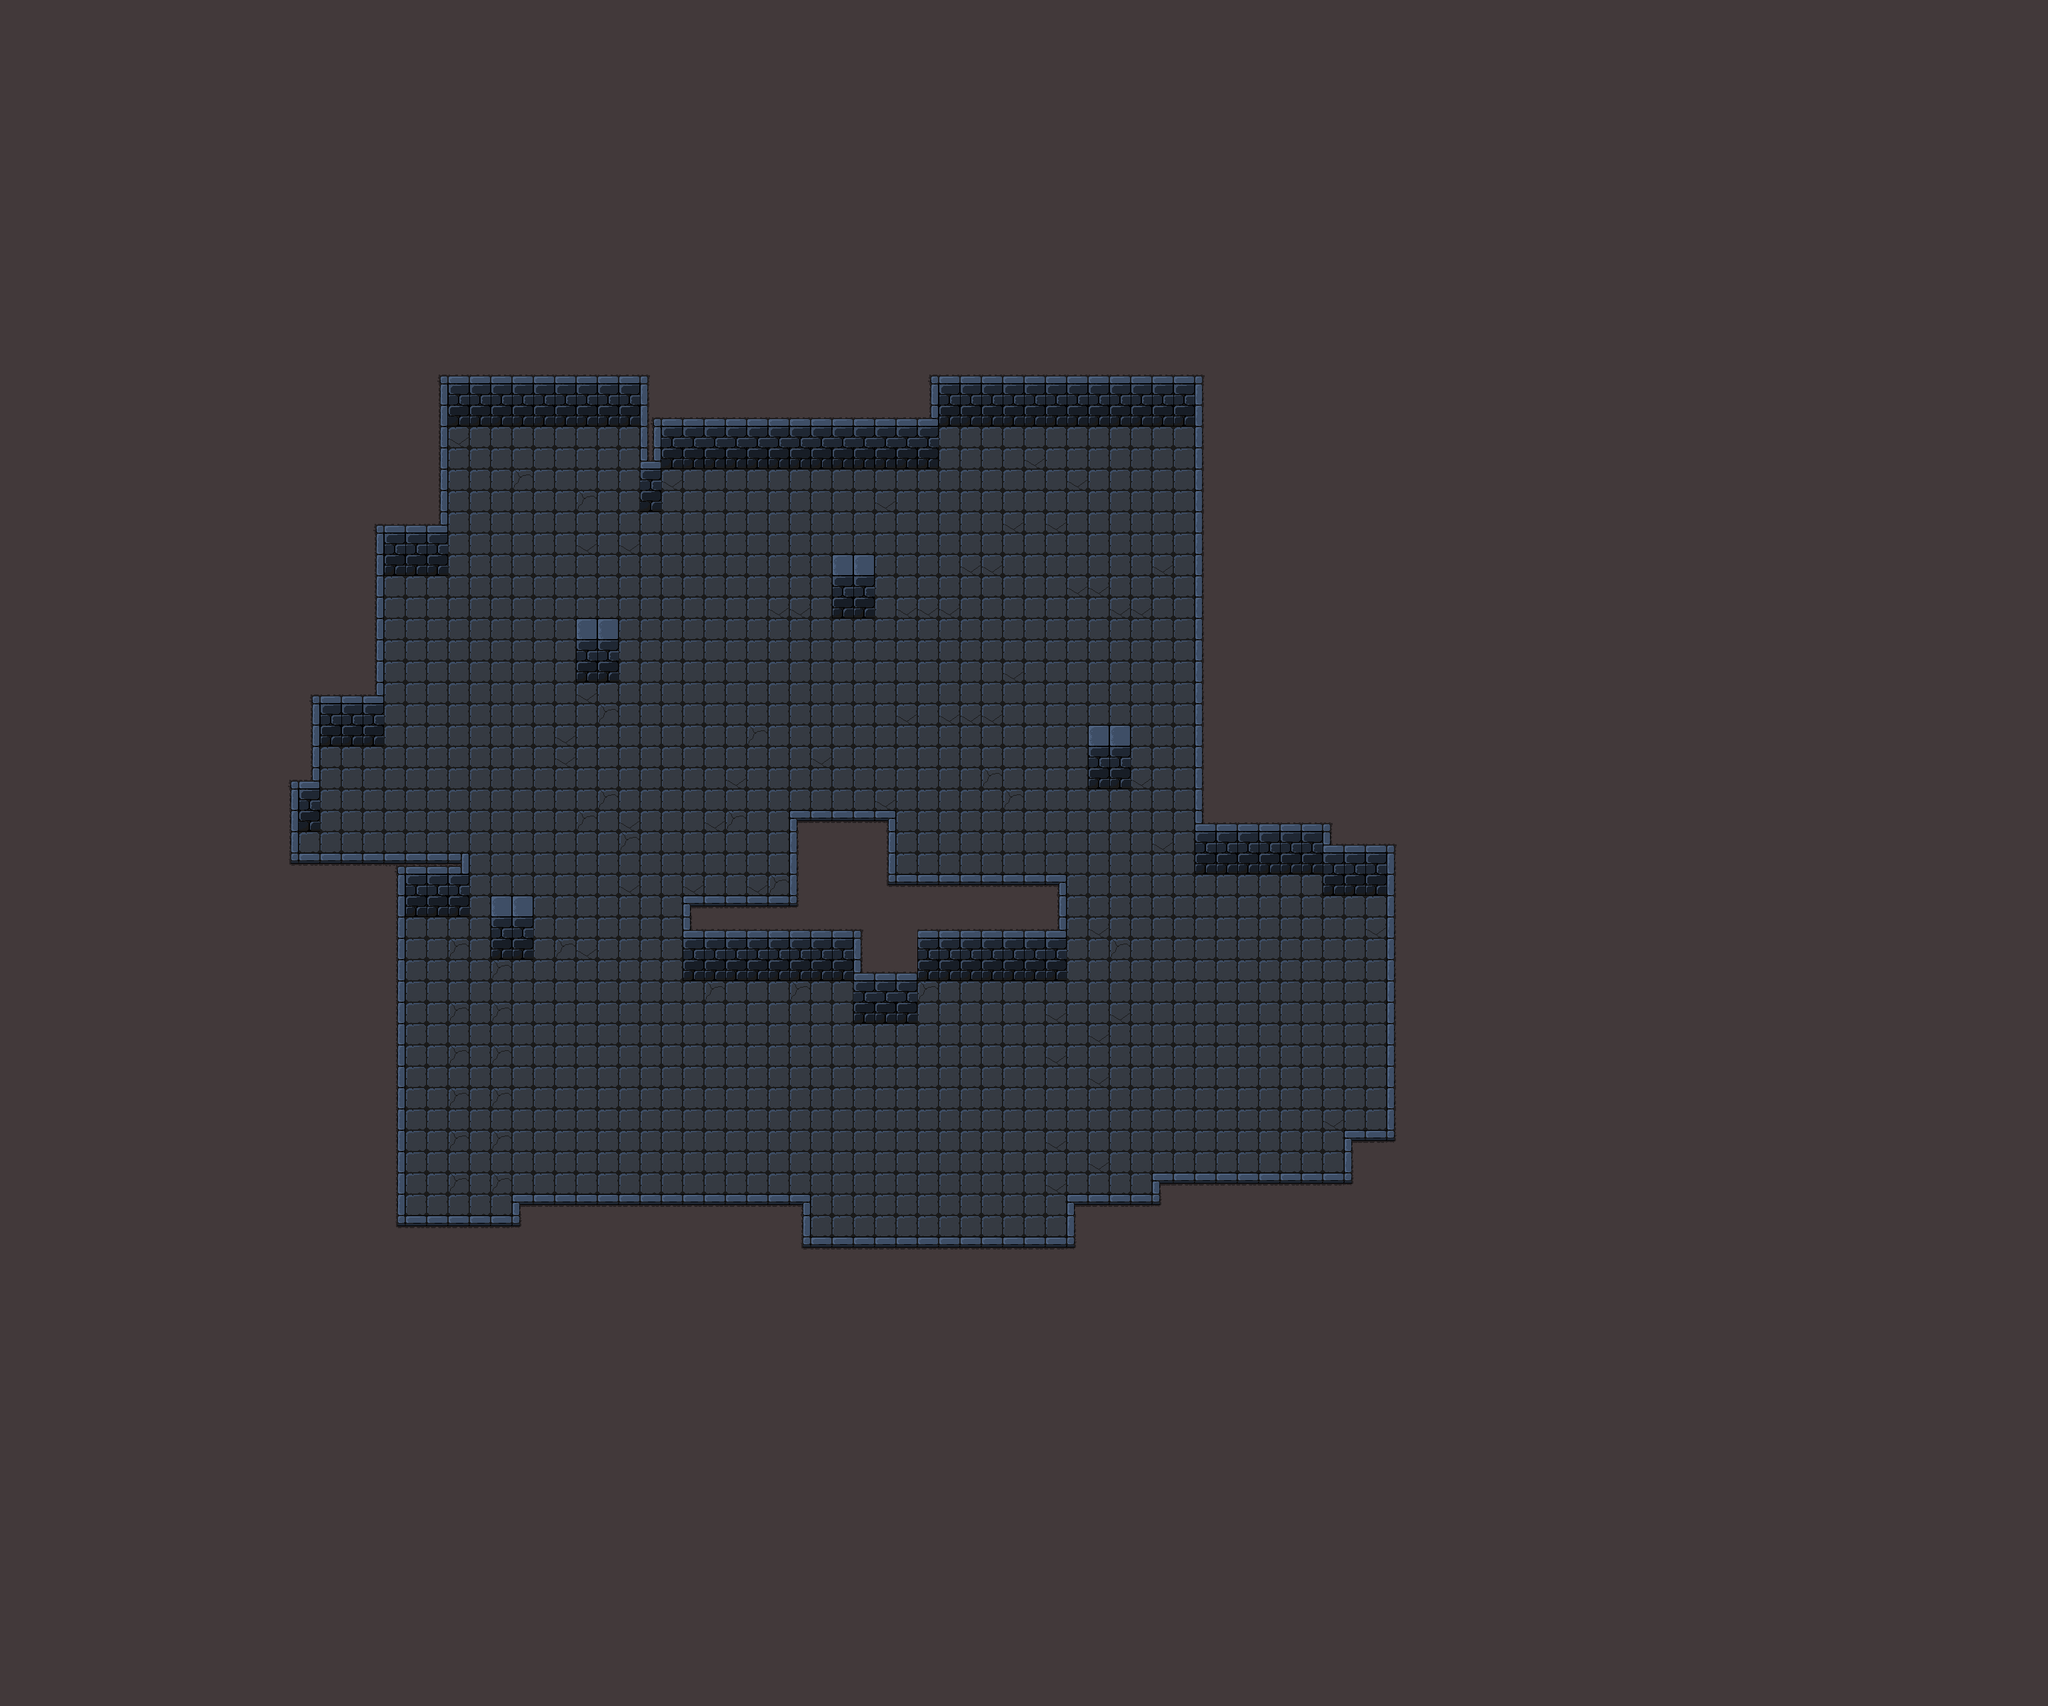

This is a level from a 2D game, rendered from its Tiled map with the project's own tilesets. A one-line summary and the map file follow, with tile-layer data summarised:
An orthogonal 96x80 tile map with 32x32 px tiles, 1 tile layer (base), 2 hidden layers not drawn, 3 tilesets.

<map version="1.9" tiledversion="1.9.2" orientation="orthogonal" renderorder="right-down" width="96" height="80" tilewidth="32" tileheight="32" infinite="0" nextlayerid="4" nextobjectid="1">
 <tileset firstgid="1" source="../tsx/dungeon.tsx" />
 <tileset firstgid="65" source="../tsx/border.tsx" />
 <tileset firstgid="66" source="../tsx/spawnable.tsx" />
 <layer id="1" name="base" width="96" height="80">
  <data>[7680 cells, 7680 non-empty, 28 distinct tile ids]</data>
 </layer>
 <layer id="2" name="floor_block" width="96" height="80" visible="0">
  <data>[7680 cells, 338 non-empty, 1 distinct tile ids]</data>
 </layer>
 <layer id="3" name="spawnable" width="96" height="80" visible="0">
  <data>[7680 cells, 804 non-empty, 1 distinct tile ids]</data>
 </layer>
</map>
